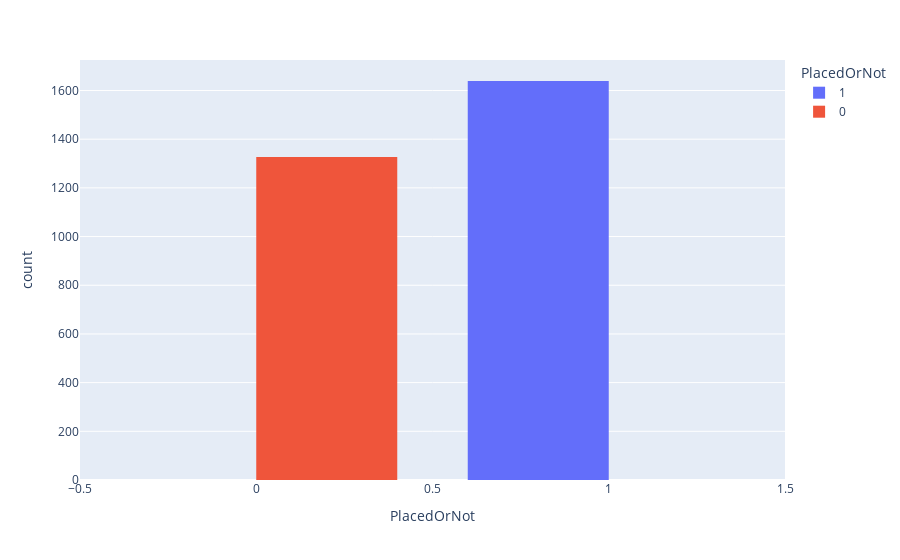

The code cell stored with this chart in its notebook:
### Code cell
# Plotting Histogram for the count of place and not placed
px.histogram(dataframe, x='PlacedOrNot', color='PlacedOrNot', barmode='group')

### Figure 1 — Plotly figure (JSON) as saved in the notebook; plotly's stock layout.template omitted (floating-point values rounded to 4 significant figures; data arrays with more than 128 entries replaced by an {"elided": "..."} marker saying what was removed)
{"data": [{"alignmentgroup": "True", "bingroup": "x", "hovertemplate": "PlacedOrNot=%{x}<br>count=%{y}<extra></extra>", "legendgroup": "1", "marker": {"color": "#636efa", "pattern": {"shape": ""}}, "name": "1", "offsetgroup": "1", "orientation": "v", "showlegend": true, "x": {"elided": "1639 int values"}, "xaxis": "x", "yaxis": "y", "type": "histogram"}, {"alignmentgroup": "True", "bingroup": "x", "hovertemplate": "PlacedOrNot=%{x}<br>count=%{y}<extra></extra>", "legendgroup": "0", "marker": {"color": "#EF553B", "pattern": {"shape": ""}}, "name": "0", "offsetgroup": "0", "orientation": "v", "showlegend": true, "x": {"elided": "1327 int values"}, "xaxis": "x", "yaxis": "y", "type": "histogram"}], "layout": {"xaxis": {"anchor": "y", "domain": [0, 1], "title": {"text": "PlacedOrNot"}, "categoryorder": "array", "categoryarray": [1, 0]}, "yaxis": {"anchor": "x", "domain": [0, 1], "title": {"text": "count"}}, "legend": {"title": {"text": "PlacedOrNot"}, "tracegroupgap": 0}, "margin": {"t": 60}, "barmode": "group"}}
